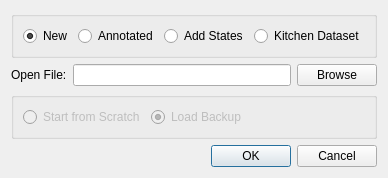
<?xml version="1.0" encoding="UTF-8"?>
<ui version="4.0">
 <class>OpenFile</class>
 <widget class="QDialog" name="OpenFile">
  <property name="geometry">
   <rect>
    <x>0</x>
    <y>0</y>
    <width>355</width>
    <height>164</height>
   </rect>
  </property>
  <property name="windowTitle">
   <string>Open File</string>
  </property>
  <layout class="QVBoxLayout" name="verticalLayout">
   <item>
    <widget class="QGroupBox" name="groupBox">
     <property name="title">
      <string/>
     </property>
     <layout class="QHBoxLayout" name="horizontalLayout">
      <item>
       <widget class="QRadioButton" name="new_radioButton">
        <property name="text">
         <string>New</string>
        </property>
        <property name="checked">
         <bool>true</bool>
        </property>
       </widget>
      </item>
      <item>
       <widget class="QRadioButton" name="annotated_radioButton">
        <property name="text">
         <string>Annotated</string>
        </property>
       </widget>
      </item>
      <item>
       <widget class="QRadioButton" name="states_radioButton">
        <property name="text">
         <string>Add States</string>
        </property>
       </widget>
      </item>
      <item>
       <widget class="QRadioButton" name="kitchen_radioButton">
        <property name="text">
         <string>Kitchen Dataset</string>
        </property>
       </widget>
      </item>
      <item>
       <spacer name="horizontalSpacer">
        <property name="orientation">
         <enum>Qt::Horizontal</enum>
        </property>
        <property name="sizeHint" stdset="0">
         <size>
          <width>40</width>
          <height>20</height>
         </size>
        </property>
       </spacer>
      </item>
     </layout>
    </widget>
   </item>
   <item>
    <layout class="QHBoxLayout" name="horizontalLayout_3">
     <item>
      <widget class="QLabel" name="label">
       <property name="text">
        <string>Open File:</string>
       </property>
      </widget>
     </item>
     <item>
      <widget class="QLineEdit" name="path_lineEdit"/>
     </item>
     <item>
      <widget class="QPushButton" name="browse_button">
       <property name="text">
        <string>Browse</string>
       </property>
      </widget>
     </item>
    </layout>
   </item>
   <item>
    <widget class="QGroupBox" name="groupBox_2">
     <property name="title">
      <string/>
     </property>
     <layout class="QHBoxLayout" name="horizontalLayout_2">
      <item>
       <widget class="QRadioButton" name="scratch_radioButton">
        <property name="enabled">
         <bool>false</bool>
        </property>
        <property name="text">
         <string>Start from Scratch</string>
        </property>
        <property name="checked">
         <bool>false</bool>
        </property>
       </widget>
      </item>
      <item>
       <widget class="QRadioButton" name="backup_radioButton">
        <property name="enabled">
         <bool>false</bool>
        </property>
        <property name="text">
         <string>Load Backup</string>
        </property>
        <property name="checked">
         <bool>true</bool>
        </property>
       </widget>
      </item>
      <item>
       <spacer name="horizontalSpacer_2">
        <property name="orientation">
         <enum>Qt::Horizontal</enum>
        </property>
        <property name="sizeHint" stdset="0">
         <size>
          <width>40</width>
          <height>20</height>
         </size>
        </property>
       </spacer>
      </item>
     </layout>
    </widget>
   </item>
   <item>
    <widget class="QDialogButtonBox" name="buttonBox">
     <property name="enabled">
      <bool>true</bool>
     </property>
     <property name="orientation">
      <enum>Qt::Horizontal</enum>
     </property>
     <property name="standardButtons">
      <set>QDialogButtonBox::Cancel|QDialogButtonBox::Ok</set>
     </property>
    </widget>
   </item>
  </layout>
 </widget>
 <resources/>
 <connections>
  <connection>
   <sender>buttonBox</sender>
   <signal>accepted()</signal>
   <receiver>OpenFile</receiver>
   <slot>accept()</slot>
   <hints>
    <hint type="sourcelabel">
     <x>248</x>
     <y>254</y>
    </hint>
    <hint type="destinationlabel">
     <x>157</x>
     <y>274</y>
    </hint>
   </hints>
  </connection>
  <connection>
   <sender>buttonBox</sender>
   <signal>rejected()</signal>
   <receiver>OpenFile</receiver>
   <slot>reject()</slot>
   <hints>
    <hint type="sourcelabel">
     <x>316</x>
     <y>260</y>
    </hint>
    <hint type="destinationlabel">
     <x>286</x>
     <y>274</y>
    </hint>
   </hints>
  </connection>
 </connections>
</ui>
